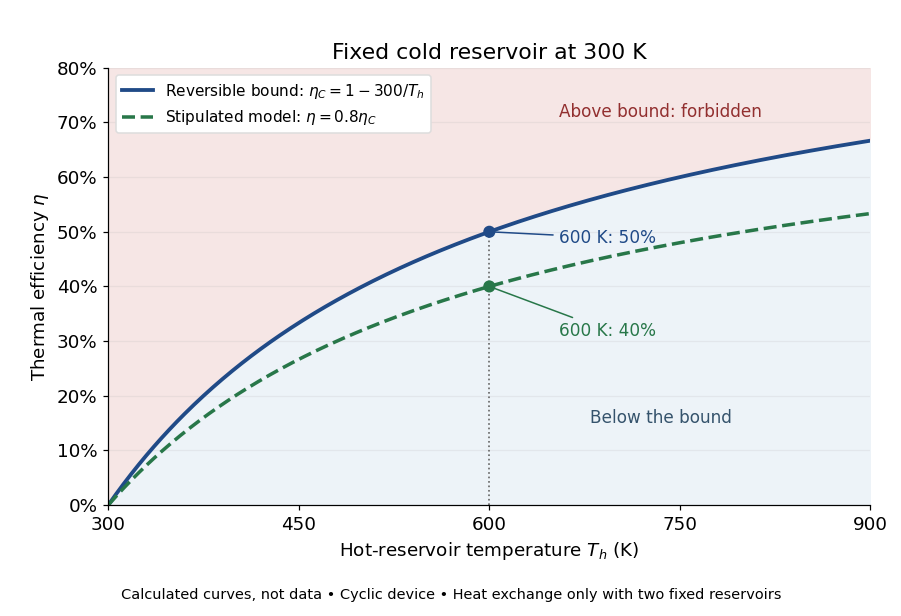

Write Python code to recreate this figure.
"""Generate heat-engine-efficiency-temperature-model.png in the current directory.

Run from _media with MPLBACKEND=Agg and
MPLCONFIGDIR=/tmp/codex-wiki-matplotlib.
Tested with Python 3.14.4, matplotlib 3.10.7 and numpy 2.3.5.
The lower curve is stipulated at 80% of the reversible bound, not measured.
"""

from fractions import Fraction

import matplotlib

matplotlib.use("Agg")
import matplotlib.pyplot as plt
from matplotlib.ticker import PercentFormatter
import numpy as np


def main():
    t_cold = 300
    t_hot = np.linspace(t_cold, 900, 401)
    carnot = 1 - t_cold / t_hot
    model = 0.8 * carnot
    for temperature, expected in [(300, Fraction(0)), (450, Fraction(1, 3)),
                                   (600, Fraction(1, 2)), (900, Fraction(2, 3))]:
        assert 1 - Fraction(t_cold, temperature) == expected
    assert np.all(model <= carnot) and np.all(model >= 0)
    assert np.all(np.diff(carnot) > 0)

    plt.rcParams.update({"font.size": 12, "axes.spines.top": False,
                         "axes.spines.right": False, "savefig.facecolor": "white"})
    fig, ax = plt.subplots(figsize=(8.2, 5.6), dpi=110, facecolor="white")
    ax.fill_between(t_hot, carnot, 0.8, color="#f6e6e5")
    ax.fill_between(t_hot, 0, carnot, color="#edf3f8")
    ax.plot(t_hot, carnot, color="#204a87", lw=2.5,
            label=r"Reversible bound: $\eta_C=1-300/T_h$")
    ax.plot(t_hot, model, color="#287749", lw=2.3, ls="--",
            label=r"Stipulated model: $\eta=0.8\eta_C$")
    ax.plot([600, 600], [0, 0.5], color="#666666", lw=1.1, ls=":")
    ax.scatter([600, 600], [0.5, 0.4], s=48,
               c=["#204a87", "#287749"], zorder=4)
    ax.annotate("600 K: 50%", (600, 0.5), xytext=(655, 0.48),
                fontsize=11, color="#204a87",
                arrowprops={"arrowstyle": "-", "color": "#204a87"})
    ax.annotate("600 K: 40%", (600, 0.4), xytext=(655, 0.31),
                fontsize=11, color="#287749",
                arrowprops={"arrowstyle": "-", "color": "#287749"})
    ax.text(735, 0.71, "Above bound: forbidden", color="#922f2f",
            ha="center", fontsize=11)
    ax.text(735, 0.15, "Below the bound", color="#35536c", ha="center", fontsize=11)
    ax.set(xlim=(300, 900), ylim=(0, 0.8),
           xlabel=r"Hot-reservoir temperature $T_h$ (K)",
           ylabel=r"Thermal efficiency $\eta$",
           title="Fixed cold reservoir at 300 K")
    ax.set_xticks([300, 450, 600, 750, 900])
    ax.yaxis.set_major_formatter(PercentFormatter(1))
    ax.grid(axis="y", alpha=0.18)
    ax.legend(loc="upper left", bbox_to_anchor=(0.0, 1.0), fontsize=10,
              framealpha=1, facecolor="white", edgecolor="#dddddd")
    fig.text(0.5, 0.027,
             "Calculated curves, not data • Cyclic device • Heat exchange only with two fixed reservoirs",
             ha="center", fontsize=9.5)
    fig.subplots_adjust(left=0.12, right=0.965, top=0.89, bottom=0.18)
    fig.savefig("heat-engine-efficiency-temperature-model.png",
                facecolor="white", transparent=False)
    plt.close(fig)


if __name__ == "__main__":
    main()
